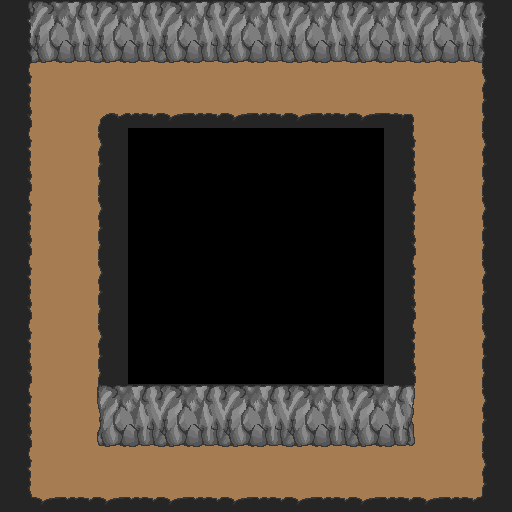

A 2D game scene composited from a Tiled map and its tileset images. What follows is a short description and the map's XML, with each tile layer's data collapsed to a summary:
An orthogonal 16x16 tile map with 32x32 px tiles, 2 tile layers (Tile Layer 1, Tile Layer 2) and 13 objects (9, 8, player, exit).

<map version="1.0" orientation="orthogonal" width="16" height="16" tilewidth="32" tileheight="32">
 <tileset firstgid="1" source="tileset.tsx" />
 <layer name="Tile Layer 1" width="16" height="16">
  <properties>
   <property name="background" value="true" />
  </properties>
  <data>[256 cells, 186 non-empty, 4 distinct tile ids]</data>
 </layer>
 <layer name="Tile Layer 2" width="16" height="16">
  <data>[256 cells, 120 non-empty, 22 distinct tile ids]</data>
 </layer>
 <objectgroup name="Lights" width="16" height="16">
  <object x="32" y="64" width="64" height="64" />
  <object x="224" y="64" width="64" height="64" />
  <object x="416" y="64" width="64" height="64" />
  <object x="416" y="448" width="64" height="64" />
  <object x="416" y="256" width="64" height="64" />
 </objectgroup>
 <objectgroup name="Text" width="16" height="16">
  <object name="9" x="128" y="352" width="32" height="32" />
  <object name="8" x="64" y="512" width="32" height="32" />
 </objectgroup>
 <objectgroup name="Collision" width="16" height="16">
  <object x="0" y="0" width="32" height="512" />
  <object x="480" y="0" width="32" height="512" />
  <object x="32" y="0" width="416" height="64" />
  <object x="96" y="128" width="320" height="320" />
 </objectgroup>
 <objectgroup name="Spawn" width="16" height="16">
  <object name="player" x="32" y="448" width="64" height="64" />
  <object name="exit" x="416" y="64" width="64" height="64" />
 </objectgroup>
</map>
